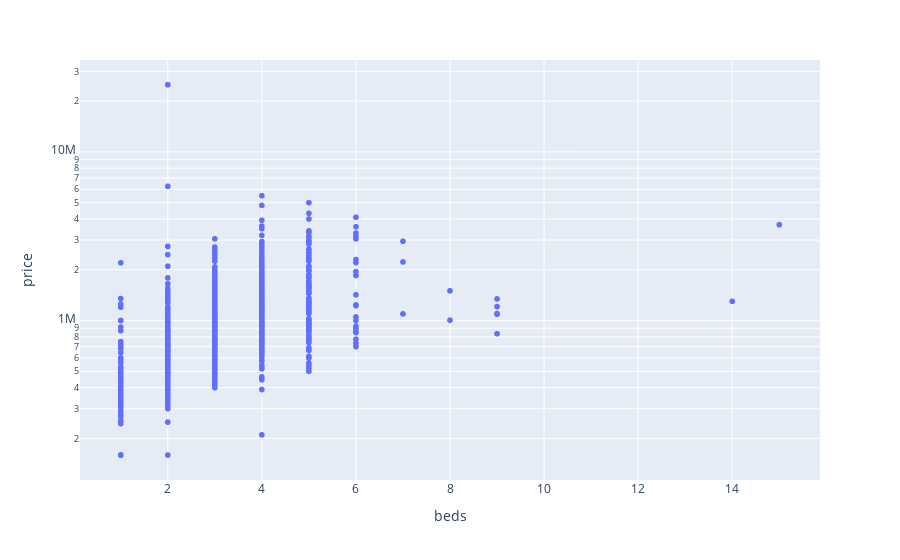

The code cell stored with this chart in its notebook:
### Code cell
px.scatter(house,x="beds",y="price",log_y="True")

### Figure 1 — Plotly figure (JSON) as saved in the notebook; plotly's stock layout.template omitted (floating-point values rounded to 4 significant figures; data arrays with more than 128 entries replaced by an {"elided": "..."} marker saying what was removed)
{"data": [{"hovertemplate": "beds=%{x}<br>price=%{y}<extra></extra>", "legendgroup": "", "marker": {"color": "#636efa", "symbol": "circle"}, "mode": "markers", "name": "", "showlegend": false, "type": "scattergl", "x": {"elided": "1669 int values"}, "xaxis": "x", "y": {"elided": "1669 int values"}, "yaxis": "y"}], "layout": {"legend": {"tracegroupgap": 0}, "margin": {"t": 60}, "xaxis": {"anchor": "y", "domain": [0, 1], "title": {"text": "beds"}}, "yaxis": {"anchor": "x", "domain": [0, 1], "title": {"text": "price"}, "type": "log"}}}
